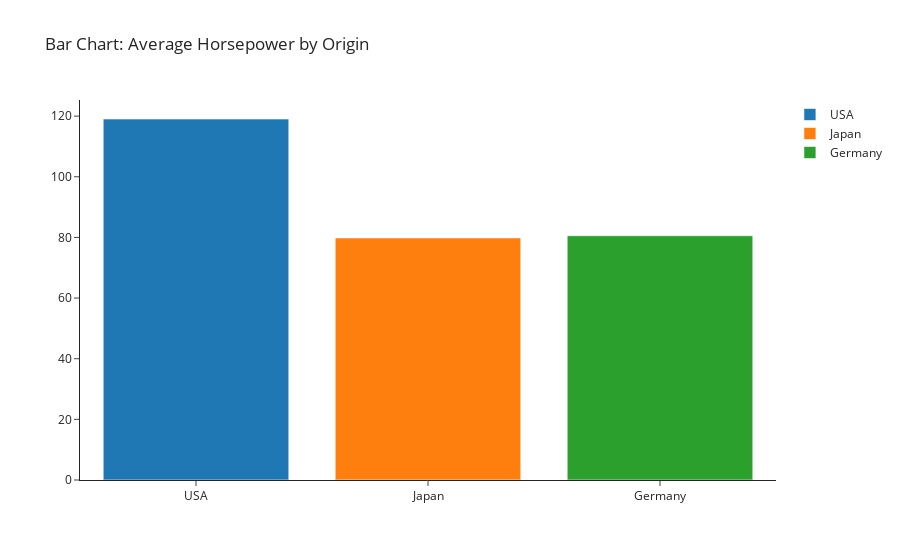

Notebook code cell kept with this figure:
### Code cell
fig = px.histogram(data_frame=df, x="origin", y = "horsepower", histfunc="avg", template="simple_white", color = "origin",
            title = "Bar Chart: Average Horsepower by Origin", labels = {"origin" : "", "horsepower" : ""})
fig.update_layout(yaxis_title = "")
fig.show()

### Figure 1 — Plotly figure (JSON) as saved in the notebook; plotly's stock layout.template omitted (floating-point values rounded to 4 significant figures; data arrays with more than 128 entries replaced by an {"elided": "..."} marker saying what was removed)
{"data": [{"alignmentgroup": "True", "bingroup": "x", "histfunc": "avg", "hovertemplate": "=%{x}<br>avg of =%{y}<extra></extra>", "legendgroup": "USA", "marker": {"color": "#1F77B4", "pattern": {"shape": ""}}, "name": "USA", "offsetgroup": "USA", "orientation": "v", "showlegend": true, "type": "histogram", "x": {"elided": "245 str values"}, "xaxis": "x", "y": {"elided": "245 int values"}, "yaxis": "y"}, {"alignmentgroup": "True", "bingroup": "x", "histfunc": "avg", "hovertemplate": "=%{x}<br>avg of =%{y}<extra></extra>", "legendgroup": "Japan", "marker": {"color": "#FF7F0E", "pattern": {"shape": ""}}, "name": "Japan", "offsetgroup": "Japan", "orientation": "v", "showlegend": true, "type": "histogram", "x": ["Japan", "Japan", "Japan", "Japan", "Japan", "Japan", "Japan", "Japan", "Japan", "Japan", "Japan", "Japan", "Japan", "Japan", "Japan", "Japan", "Japan", "Japan", "Japan", "Japan", "Japan", "Japan", "Japan", "Japan", "Japan", "Japan", "Japan", "Japan", "Japan", "Japan", "Japan", "Japan", "Japan", "Japan", "Japan", "Japan", "Japan", "Japan", "Japan", "Japan", "Japan", "Japan", "Japan", "Japan", "Japan", "Japan", "Japan", "Japan", "Japan", "Japan", "Japan", "Japan", "Japan", "Japan", "Japan", "Japan", "Japan", "Japan", "Japan", "Japan", "Japan", "Japan", "Japan", "Japan", "Japan", "Japan", "Japan", "Japan", "Japan", "Japan", "Japan", "Japan", "Japan", "Japan", "Japan", "Japan", "Japan", "Japan", "Japan"], "xaxis": "x", "y": [95, 88, 88, 95, 65, 69, 95, 97, 92, 97, 88, 88, 94, 90, 122, 67, 65, 52, 61, 97, 93, 75, 96, 97, 53, 53, 70, 75, 108, 68, 70, 75, 67, 97, 110, 52, 70, 60, 95, 97, 95, 97, 68, 65, 65, 60, 65, 90, 75, 92, 75, 65, 65, 67, 67, 132, 100, 72, 58, 60, 67, 65, 62, 68, 75, 75, 100, 74, 116, 120, 68, 68, 88, 75, 70, 67, 67, 67, 96], "yaxis": "y"}, {"alignmentgroup": "True", "bingroup": "x", "histfunc": "avg", "hovertemplate": "=%{x}<br>avg of =%{y}<extra></extra>", "legendgroup": "Germany", "marker": {"color": "#2CA02C", "pattern": {"shape": ""}}, "name": "Germany", "offsetgroup": "Germany", "orientation": "v", "showlegend": true, "type": "histogram", "x": ["Germany", "Germany", "Germany", "Germany", "Germany", "Germany", "Germany", "Germany", "Germany", "Germany", "Germany", "Germany", "Germany", "Germany", "Germany", "Germany", "Germany", "Germany", "Germany", "Germany", "Germany", "Germany", "Germany", "Germany", "Germany", "Germany", "Germany", "Germany", "Germany", "Germany", "Germany", "Germany", "Germany", "Germany", "Germany", "Germany", "Germany", "Germany", "Germany", "Germany", "Germany", "Germany", "Germany", "Germany", "Germany", "Germany", "Germany", "Germany", "Germany", "Germany", "Germany", "Germany", "Germany", "Germany", "Germany", "Germany", "Germany", "Germany", "Germany", "Germany", "Germany", "Germany", "Germany", "Germany", "Germany", "Germany", "Germany", "Germany"], "xaxis": "x", "y": [46, 87, 90, 95, 113, 90, 70, 76, 60, 54, 112, 76, 87, 69, 46, 90, 49, 75, 91, 112, 110, 83, 67, 78, 75, 75, 67, 71, 70, 95, 88, 98, 115, 86, 81, 83, 70, 71, 102, 88, 120, 58, 78, 78, 110, 48, 103, 125, 115, 133, 71, 71, 77, 71, 69, 76, 78, 48, 48, 67, 67, 62, 88, 74, 80, 76, 74, 52], "yaxis": "y"}], "layout": {"autosize": true, "barmode": "relative", "legend": {"title": {"text": ""}, "tracegroupgap": 0}, "title": {"text": "Bar Chart: Average Horsepower by Origin"}, "xaxis": {"anchor": "y", "autorange": true, "categoryarray": ["USA", "Japan", "Germany"], "categoryorder": "array", "domain": [0, 1], "range": [-0.5, 2.5], "title": {"text": ""}, "type": "category"}, "yaxis": {"anchor": "x", "autorange": true, "domain": [0, 1], "range": [0, 125.3], "title": {"text": ""}, "type": "linear"}}}
